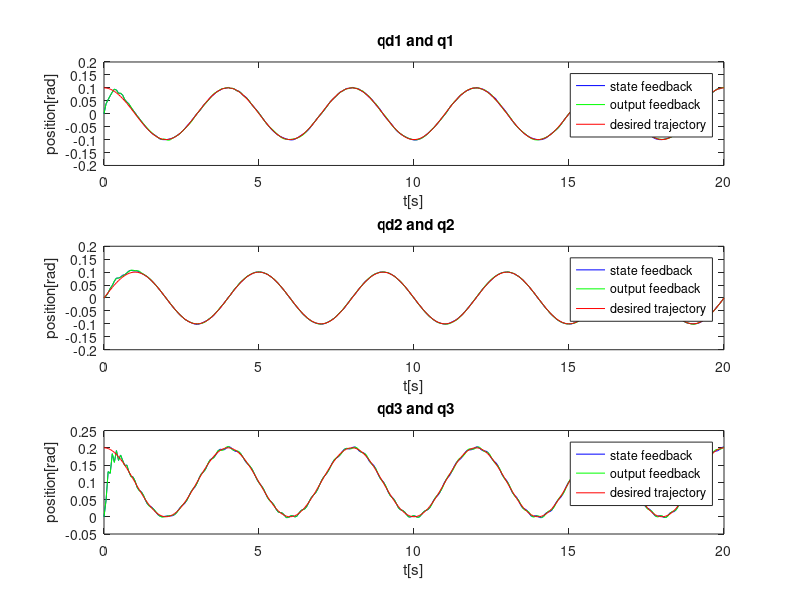
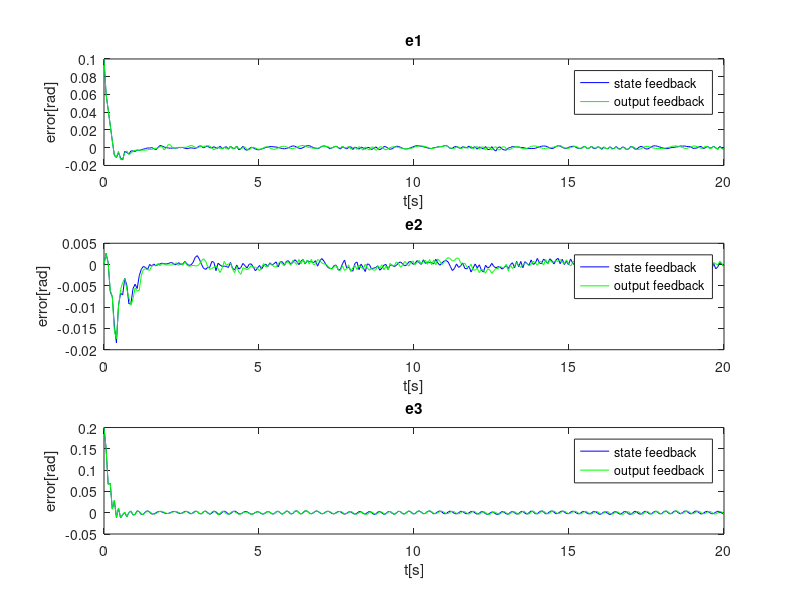
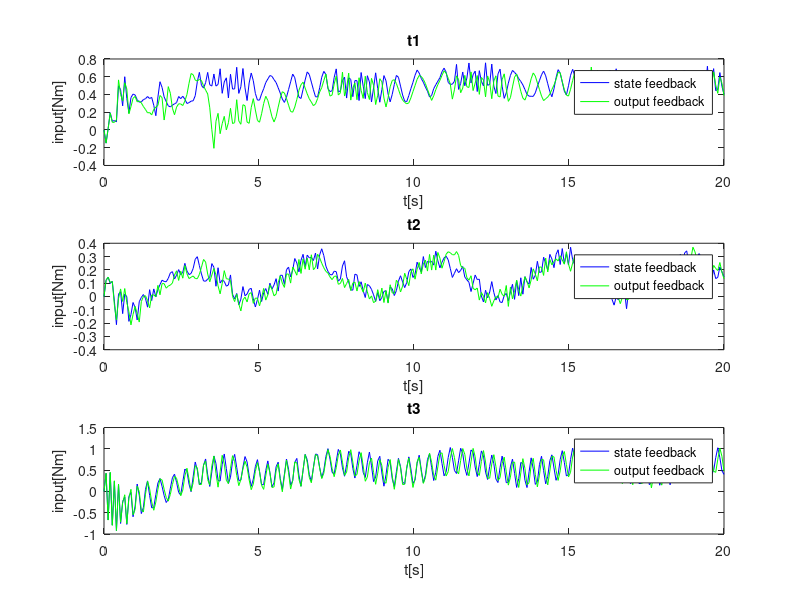
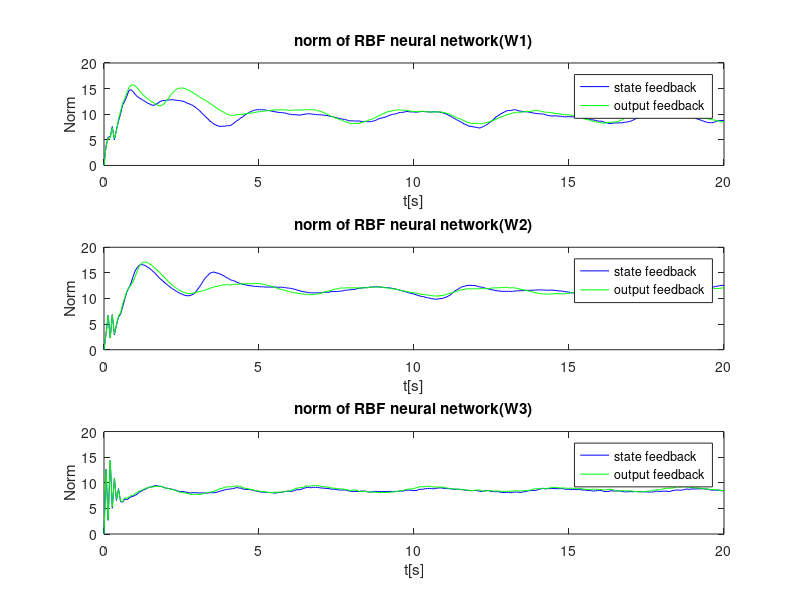

The MATLAB source for these figures, in order:
clear 
clc
load('state.mat')
load('output.mat')
%% tracking
figure;
subplot(3,1,1)
plot(T,Y(:,1),'b',T,Y2(:,1),'g',T,qd(:,1),'r');
title(' qd1 and q1');
legend('state feedback','output feedback','desired trajectory')
xlabel('t[s]')
ylabel('position[rad]')

subplot(3,1,2)
plot(T,Y(:,2),'b',T,Y2(:,2),'g',T,qd(:,2),'r');
title(' qd2 and q2');
legend('state feedback','output feedback','desired trajectory')
xlabel('t[s]')
ylabel('position[rad]')

subplot(3,1,3)
plot(T,Y(:,3),'b',T,Y2(:,3),'g',T,qd(:,3),'r');
title(' qd3 and q3');
legend('state feedback','output feedback','desired trajectory')
xlabel('t[s]')
ylabel('position[rad]')
 %%  error 
 figure;
subplot(3,1,1)
 plot(T,error(:,1),'b',T,error2(:,1),'g')
 legend('state feedback','output feedback')
 title('e1')
  xlabel('t[s]')
 ylabel('error[rad]')
 
 subplot(3,1,2)
 plot(T,error(:,2),'b',T,error2(:,2),'g')
 legend('state feedback','output feedback')
 title('e2')
 xlabel('t[s]')
 ylabel('error[rad]')
 
 subplot(3,1,3)
 plot(T,error(:,3),'b',T,error2(:,3),'g')
  legend('state feedback','output feedback')
 title('e3')
 xlabel('t[s]')
 ylabel('error[rad]')
 
 %% torques
figure;
subplot(3,1,1)
 plot(T,Y(:,7),'b',T,Y2(:,7),'g')
 legend('state feedback','output feedback')
 title('t1')
  xlabel('t[s]')
 ylabel('input[Nm]')
 
 subplot(3,1,2)
 plot(T,Y(:,8),'b',T,Y2(:,8),'g')
 legend('state feedback','output feedback')
 title('t2')
  xlabel('t[s]')
 ylabel('input[Nm]')
 
 subplot(3,1,3)
 plot(T,Y(:,9),'b',T,Y2(:,9),'g')
 legend('state feedback','output feedback')
 title('t3')
  xlabel('t[s]')
 ylabel('input[Nm]')
 
%% norms
figure;
Y1n=Y(:,10:25);
Y2n=Y(:,26:41);
Y3n=Y(:,42:57);
Y11n=Y2(:,10:25);
Y22n=Y2(:,26:41);
Y33n=Y2(:,42:57);
for i=1:length(T)
    Y1norm(i,:)=norm(Y1n(i,:),1);
    Y2norm(i,:)=norm(Y2n(i,:),1);
    Y3norm(i,:)=norm(Y3n(i,:),1);
   Y11norm(i,:)=norm(Y11n(i,:),1);
    Y22norm(i,:)=norm(Y22n(i,:),1);
    Y33norm(i,:)=norm(Y33n(i,:),1);
end
subplot(3,1,1)
 plot(T,Y1norm,'b',T,Y11norm,'g')
 legend('state feedback','output feedback')
  xlabel('t[s]')
 ylabel('Norm')
legend('state feedback','output feedback')
title('norm of RBF neural network(W1)')

subplot(3,1,2)
 plot(T,Y2norm,'b',T,Y22norm,'g')
 legend('state feedback','output feedback')
  xlabel('t[s]')
 ylabel('Norm')
legend('state feedback','output feedback')
title('norm of RBF neural network(W2)')

subplot(3,1,3)
 plot(T,Y3norm,'b',T,Y33norm,'g')
 legend('state feedback','output feedback')
  xlabel('t[s]')
 ylabel('Norm')
legend('state feedback','output feedback')
title('norm of RBF neural network(W3)')

%% norms of  tanh function
figure;
b1n = Y(:,58:60);
b2n = Y(:,61:63);
b3n = Y(:,64:66);
b11n = Y2(:,58:60);
b22n = Y2(:,61:63);
b33n = Y2(:,64:66);
for i=1:length(T)
    b1norm(i,:)=norm(b1n(i,:),1);
    b2norm(i,:)=norm(b2n(i,:),1);
    b3norm(i,:)=norm(b3n(i,:),1);
   b11norm(i,:)=norm(b11n(i,:),1);
    b22norm(i,:)=norm(b22n(i,:),1);
    b33norm(i,:)=norm(b33n(i,:),1);
end

subplot(3,1,1)
 plot(T,b1norm,'b',T,b11norm,'g')
 legend('state feedback','output feedback')
  xlabel('t[s]')
 ylabel('Norm')
legend('state feedback','output feedback')
title('norm of tanh neural network(B1)')

subplot(3,1,2)
 plot(T,b2norm,'b',T,b22norm,'g')
 legend('state feedback','output feedback')
xlabel('t[s]')
ylabel('Norm')
legend('state feedback','output feedback')
title('norm of tanh neural network(B2)')

subplot(3,1,3)
 plot(T,b3norm,'b',T,b33norm,'g')
 legend('state feedback','output feedback')
  xlabel('t[s]')
 ylabel('Norm')
legend('state feedback','output feedback')
title('norm of tanh neural network(B3)')





